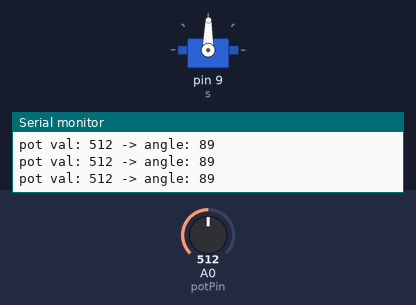
Simulated run of this sketch. Board: Arduino Uno, built with avr-gcc and run on an emulated ATmega328P. Shown: servo, the last lines printed to the serial monitor. The inputs (shaded band) are chosen by the test bench; at power-on: A0 (potPin) = 512.

Above: at 1.2 s.
1.3 s: A0 (potPin) set to 553
At 2.0 s:
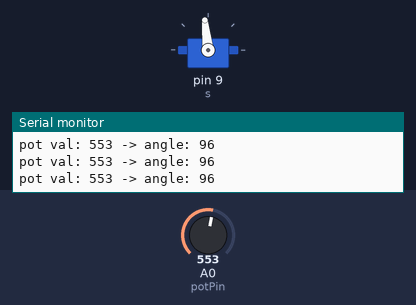
4.3 s: A0 (potPin) set to 582
At 4.6 s:
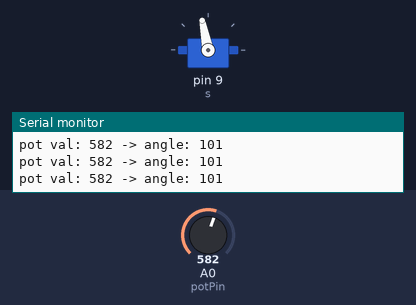
5.8 s: A0 (potPin) set to 306
At 6.3 s:
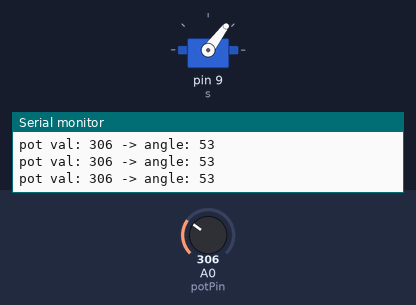
7.3 s: A0 (potPin) set to 1023
At 8.2 s:
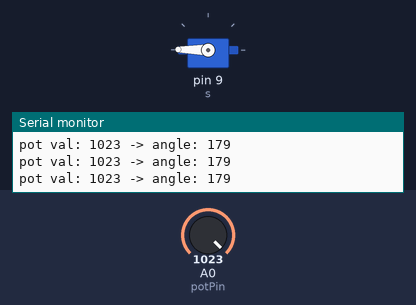
8.8 s: A0 (potPin) set to 987
At 9.6 s:
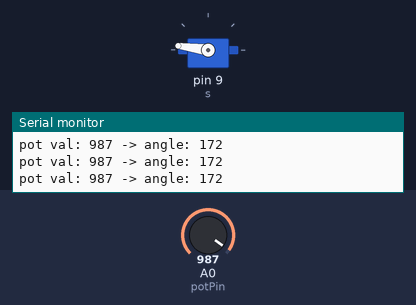
10.3 s: A0 (potPin) set to 122
At 11.3 s:
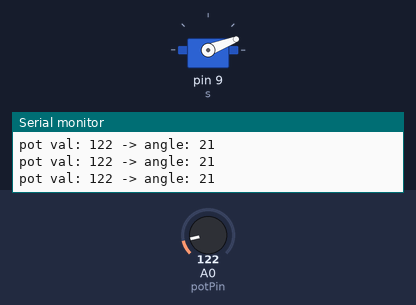
Timing chart, 0 to 12.8 s (numbered marks = the images above; inputs shaded):
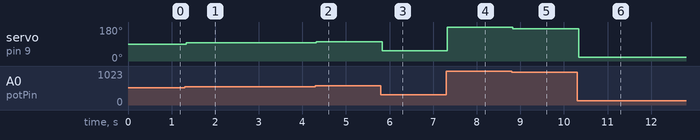

Measured:
- after the input at 1.3 s, servo on pin 9 (s): 89° → 96° at once
- after the input at 4.3 s, servo on pin 9 (s): 96° → 101° at once
- after the input at 5.8 s, servo on pin 9 (s): 101° → 53° at once
- after the input at 7.3 s, servo on pin 9 (s): 53° → 179° at once
- after the input at 8.8 s, servo on pin 9 (s): 179° → 172° at once
- after the input at 10.3 s, servo on pin 9 (s): 172° → 21° at once

The sketch:

05.ino
```cpp
#include <Servo.h>

Servo s;

int const potPin = A0;

int potVal;
int angle;

void setup() {
  s.attach(9);
  Serial.begin(9600);
}

void loop() {
  potVal = analogRead(potPin);
  Serial.print("pot val: ");
  Serial.print(potVal);

  angle = map(potVal, 0, 1023, 0, 179);
  Serial.print(" -> angle: ");
  Serial.print(angle);
  Serial.println();

  s.write(angle);
  delay(15);
}
```
